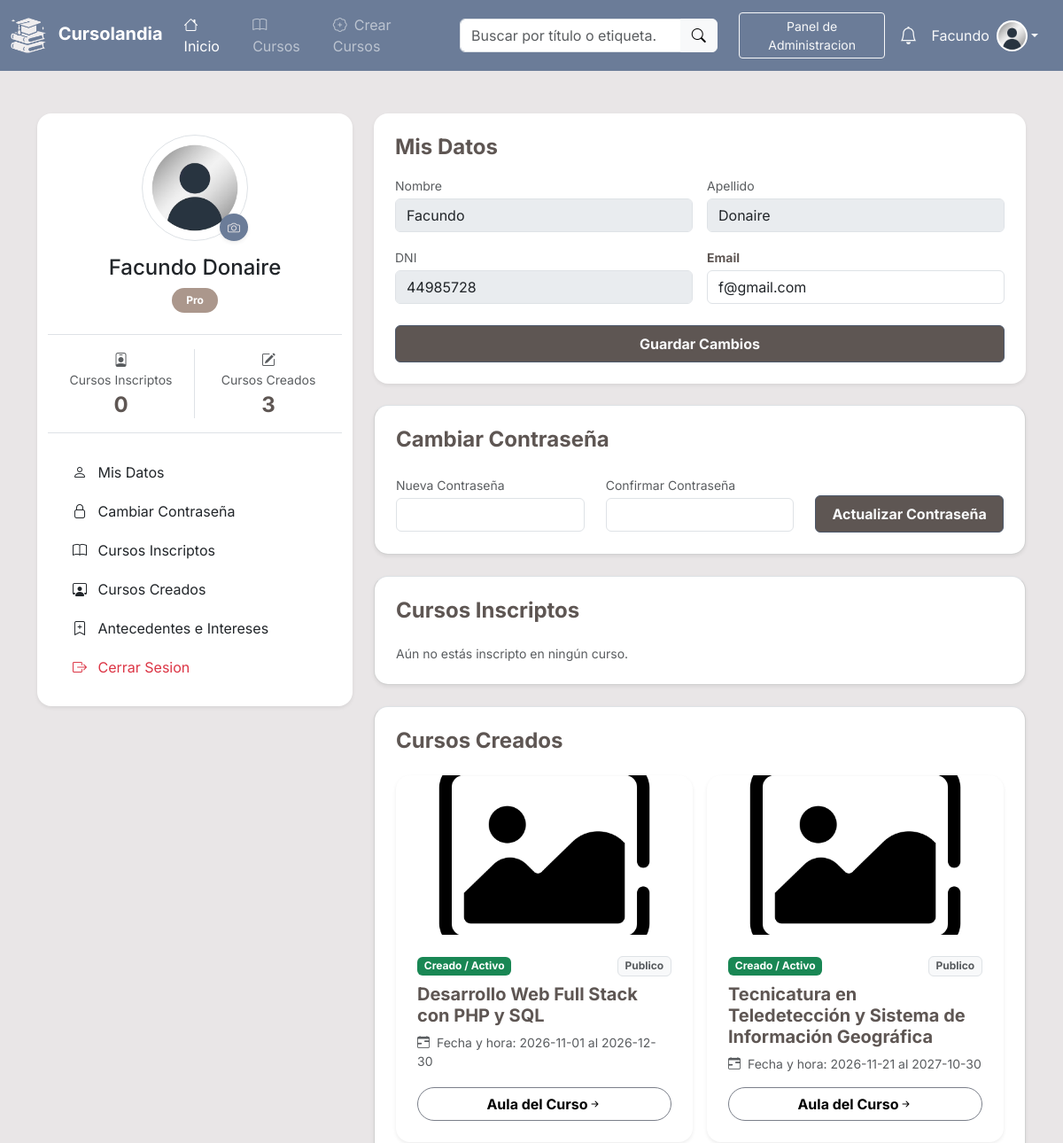
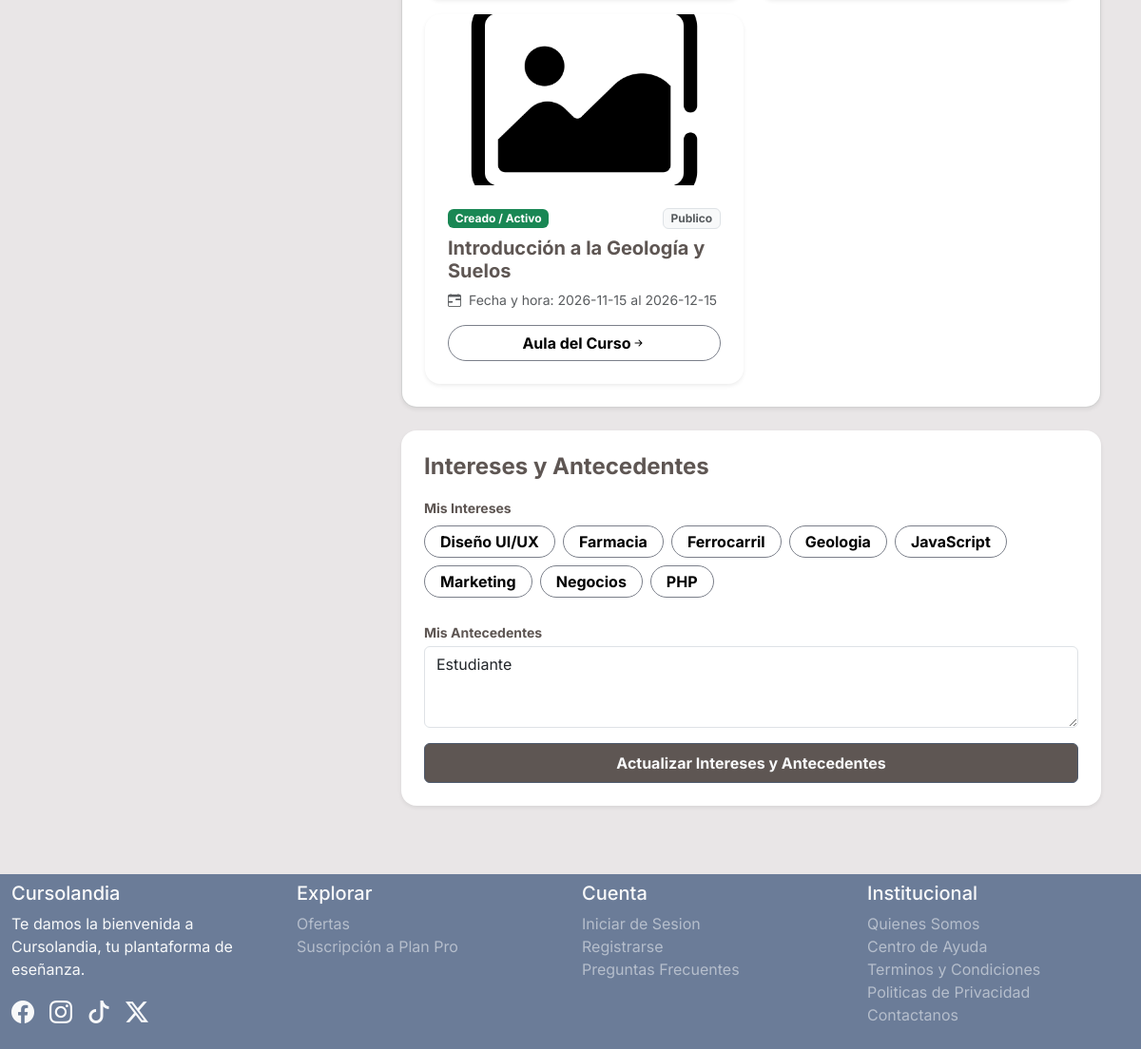
/Interfaz/Usuario/perfil.php (signed in), run on the app's committed database (2 pictures, top to bottom).
### tables this page shows
CREATE TABLE Usuarios (
    U_ID INT AUTO_INCREMENT NOT NULL,
    U_DNI VARCHAR(8) NOT NULL,
    U_Nom VARCHAR(40) NOT NULL,
    U_Ape VARCHAR(40) NOT NULL,
    U_FDN DATE NOT NULL,
    U_Ant TEXT DEFAULT NULL,
    U_Email VARCHAR(255) NOT NULL,
    U_Contrasena VARCHAR(255) NOT NULL,
    U_Plan ENUM('Gratuito','Pro') NOT NULL DEFAULT 'Gratuito',
    U_Rol ENUM('usuario','admin') NOT NULL DEFAULT 'usuario',
    U_FotoDePerfil VARCHAR(255) NOT NULL DEFAULT 'avatar_pordefecto.avif',
    PRIMARY KEY (U_ID),
    UNIQUE (U_DNI),
    UNIQUE (U_Email),
    CONSTRAINT chk_U_Email CHECK (U_Email LIKE '%_@__%.__%')
);

CREATE TABLE Cursos (
    C_ID INT AUTO_INCREMENT NOT NULL,
    U_ID_Crea INT NOT NULL,
    C_Titulo VARCHAR (150) NOT NULL,
    C_Descripcion TEXT NOT NULL,
    C_Costo DECIMAL(10, 2) DEFAULT NULL,
    C_Cupos INT DEFAULT NULL,
    C_FDInicio DATE NOT NULL,
    C_FDFin DATE NOT NULL,
    C_Img VARCHAR(255) DEFAULT 'imgcurso_pordefecto.png',
    C_Acceso ENUM('Publico','Privado') NOT NULL DEFAULT 'Publico',
    PRIMARY KEY (C_ID),
    CONSTRAINT FK_U_ID_Crea FOREIGN KEY (U_ID_Crea) REFERENCES Usuarios(U_ID) ON DELETE CASCADE,
    CONSTRAINT chk_C_Costo CHECK (C_Costo IS NULL OR C_Costo >= 0),
    CONSTRAINT chk_C_Cupos CHECK (C_Cupos IS NULL OR C_Cupos >= 0),
    CONSTRAINT chk_C_Fechas CHECK (C_FDInicio <= C_FDFin)
);

CREATE TABLE Etiquetas (
    E_ID INT AUTO_INCREMENT NOT NULL PRIMARY KEY,
    E_Nombre VARCHAR(50) NOT NULL UNIQUE
);

### Interfaz/Usuario/perfil.php (the view, shortened to what the rows shown need)
<?php
    include RUTA_BASE . '/Interfaz/Incluidos/cabecera.php';
    require_once RUTA_BASE . '/Persistencia/Consultas/UsuarioBD.php';
    require_once RUTA_BASE . '/Persistencia/Consultas/InteresesBD.php';
    require_once RUTA_BASE . '/Persistencia/Consultas/EtiquetaBD.php';
    extract($_POST);
    $ubdd = new UsuarioBD();
    $ebdd = new EtiquetaBD();
    $datos_u = $ubdd -> datos_usuario($_SESSION["id_usuario"]);
    $cant_c = $ubdd -> cantidad_cursos($datos_u["U_ID"]);
    $lista_e = $ebdd -> listar_etiquetas();
    $hoy = date('Y-m-d');
?>
<main>
    <div class="container py-5">
        <div class="row">
            <div class="col-12 col-lg-4 mb-4">
                <div class="card border-0 shadow-sm rounded-4 p-4 text-center sticky-lg-top">
                    <div class="position-relative d-inline-block mx-auto mb-3">
                        <?php
                            if ($datos_u["U_FotoDePerfil"] == "avatar_pordefecto.avif") {
                                $img_u = URL_BASE . "/Interfaz/Activos/avatar_pordefecto.avif";
                            } else {
                                $img_u = URL_BASE . "/Subidos/Img/Usuarios/" . $datos_u["U_FotoDePerfil"];
                            }
                        ?>
                        <img src="<?php echo $img_u; ?>" alt="" class="rounded-circle img-thumbnail" style="width: 120px; height: 120px; object-fit: cover;">
                        <form action="" method="POST" enctype="multipart/form-data">
                        </form>
                    </div>
                    <h4><?php echo $datos_u["U_Nom"] . " " . $datos_u["U_Ape"];?></h4>
                    <div class="mb-4">
                        <span class="badge rounded-pill mi-bg-bronce px-3 py-2"><?php echo $datos_u["U_Plan"]?></span>
                    </div>
                    <div class="row border-top border-bottom py-3">
                        <div class="col-6 border-end">
                        </div>
                        <div class="col-6">
                        </div>
                    </div>
                    <div class="list-group list-group-flush mt-4">
                        <a href="#mis_datos" class="list-group-item list-group-item-action text-start border-0 rounded-3 mb-1">
                        </a>
                        <a href="#cambiar_contraseña" class="list-group-item list-group-item-action text-start border-0 rounded-3 mb-1">
                        </a>
                        <a href="#cursos_ins" class="list-group-item list-group-item-action text-start border-0 rounded-3 mb-1">
                        </a>
                        <a href="#mis_cursos" class="list-group-item list-group-item-action text-start border-0 rounded-3 mb-1">
                        </a>
                        <a href="#intereses_antecedentes" class="list-group-item list-group-item-action text-start border-0 rounded-3 mb-1">
                        </a>
                        <a href="<?php echo URL_BASE . "/Logica/cerrar_s.php";?>" class="list-group-item list-group-item-action text-start border-0 rounded-3 text-danger">
                        </a>
                    </div>
                </div>
            </div>
            <div class="col-12 col-lg-8">
                <div class="card border-0 shadow-sm rounded-4 p-4 mb-4" id="mis_datos">
                    <form action="" method="POST" name="fpdatosnuevos" class="needs-validation" novalidate>
                        <div class="row g-3">
                            <div class="col-12 col-lg-6">
                                <label for="" class="form-label small text-muted mb-1">Nombre</label>
                                <input type="text" value="<?php echo $datos_u["U_Nom"];?>" class="form-control" disabled>
                            </div>
                            <div class="col-12 col-lg-6">
                                <label for="" class="form-label small text-muted mb-1">Apellido</label>
                                <input type="text" value="<?php echo $datos_u["U_Ape"];?>" class="form-control" disabled>
                            </div>
                            <div class="col-12 col-lg-6">
                                <label for="" class="form-label small text-muted mb-1">DNI</label>
                                <input type="text" value="<?php echo $datos_u["U_DNI"];?>" class="form-control" disabled>
                            </div>
                            <div class="col-12 col-lg-6">
                                <label for="" class="form-label small fw-bold mi-color-text mb-1">Email</label>
                                <input type="email" value="<?php echo $datos_u["U_Email"];?>" class="form-control" name="emailperfil" id="emailperfil" required>
                            </div>
                        </div>
                    </form>
                </div>
                <div class="card border-top shadow-sm rounded-4 p-4 mb-4" id="mis_cursos">
                    <div class="row g-3">
                        <?php if (empty($cant_c)): ?>
                            <div class="col-12">
                                <p class="text-muted small mb-0">Aún no has creado ningún curso.</p>
                            </div>
                        <?php else: ?>
                            <?php foreach($cant_c as $c):?>
                                <?php
                                    if ($c["C_Img"] == "imgcurso_pordefecto.png") {
                                        $img_c = URL_BASE . "/Interfaz/Activos/imgcurso_pordefecto.png";
                                    } else {
                                        $img_c = URL_BASE . "/Subidos/Img/Cursos/" . $c["C_Img"];
                                    }
                                ?>
                                <div class="col-12 col-lg-6">
                                    <div class="card h-100 shadow-sm border-0 rounded-4">
                                        <img src="<?php echo $img_c; ?>" alt="" class="card-img-top rounded-top-4" style="height: 180px; object-fit: cover;">
                                        <div class="card-body d-flex flex-column p-4">
                                            <div class="d-flex justify-content-between align-items-center mb-2">
                                                <?php if ($c["C_FDFin"] < $hoy):?>
                                                    <span class="badge bg-danger">Creado / Inactivo</span>
                                                <?php else: ?>
                                                    <span class="badge bg-success">Creado / Activo</span>
                                                <?php endif; ?>
                                                <span class="badge text-bg-light border text-muted"><?php echo $c["C_Acceso"]?></span>
                                            </div>
                                            <h5 class="card-title fw-bold mi-color-text mb-2"><?php echo $c["C_Titulo"];?></h5>
                                            <p class="text-muted small mb-3"><i class="bi bi-calendar-range me-1"></i> Fecha y hora: <?php echo $c["C_FDInicio"] . " al ". $c["C_FDFin"]; ?></p>
                                            <a href="<?php echo URL_BASE . "/Interfaz/Cursos/aula_c.php?id_c={$c["C_ID"]}";?>" class="btn mis-btnes-sinbg rounded-pill w-100 mt-auto fw-bold">Aula del Curso<i class="bi bi-arrow-right-short"></i></a>
                                        </div>
                                    </div>
                                </div>
                            <?php endforeach; ?>
                        <?php endif; ?>
                    </div>
                </div>
                <div class="card border-0 shadow-sm rounded-4 p-4 mb-4" id="intereses_antecedentes">
                    <form action="" method="POST" name="fpintereses">
                        <div class="d-flex flex-wrap gap-2 mb-4">
                            <?php foreach($lista_e as $e): ?>
                                <?php
                                    $id_e = $e -> id;
                                    $nom_e = $e -> nombre;
                                ?>
                                <label class="btn mis-btnes-sinbg rounded-pill px-3 py-1 small fw-bold" for="perf_<?php echo $id_e; ?>">
                                    <?php echo htmlspecialchars($nom_e); ?>
                                </label>
                            <?php endforeach; ?>
                        </div>
                        <div class="mb-3">
                            <label for="antecedentes_perfil" class="form-label small fw-bold mi-color-text mb-1">Mis Antecedentes</label>
                            <textarea class="form-control" id="antecedentes_perfil" name="antecedentes_perfil" rows="3" placeholder="Estudios, experiencia o conocimientos previos..."><?php echo trim($datos_u["U_Ant"]); ?></textarea>
                        </div>
                    </form>
                </div>
            </div>
        </div>
    </div>
</main>
<?php
include RUTA_BASE . '/Interfaz/Incluidos/pie.php';
?>

### data on the page
usuarios: U_Nom "Facundo", U_Ape "Donaire", U_Plan "Pro", U_DNI "44985728", emailperfil "f@gmail.com", antecedentes_perfil "Estudiante"
cursos: shows "Creado / Activo", C_Acceso "Publico", C_Titulo "Desarrollo Web Full Stack con PHP y SQL", C_FDInicio "2026-11-01", C_FDFin "2026-12-30"
cursos: shows "Creado / Activo", C_Acceso "Publico", C_Titulo "Tecnicatura en Teledetección y Sistema de Información Geográfica", C_FDInicio "2026-11-21", C_FDFin "2027-10-30"
cursos: shows "Creado / Activo", C_Acceso "Publico", C_Titulo "Introducción a la Geología y Suelos", C_FDInicio "2026-11-15", C_FDFin "2026-12-15"
etiquetas: E_Nombre "Diseño UI/UX"
etiquetas: E_Nombre "Farmacia"
etiquetas: E_Nombre "Ferrocarril"
etiquetas: E_Nombre "Geologia"
etiquetas: E_Nombre "JavaScript"
etiquetas: E_Nombre "Marketing"
etiquetas: E_Nombre "Negocios"
etiquetas: E_Nombre "PHP"

### other printed values
$_SESSION["nombre_usuario"] "Facundo"
count($ins) "0"
count($cant_c) "3"
